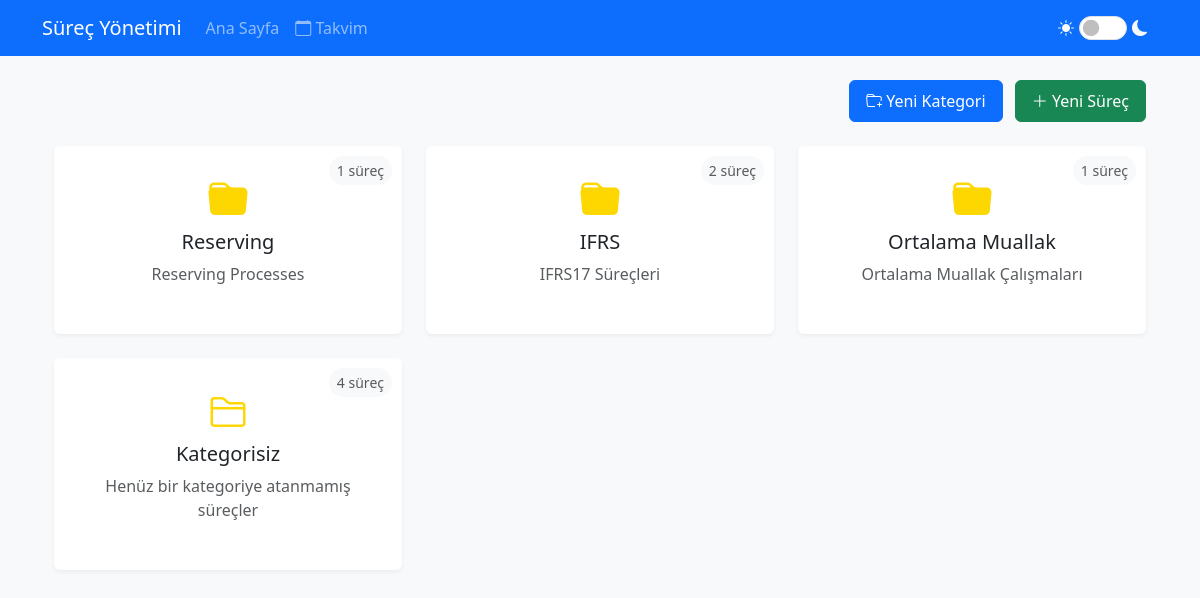
The page / on the database its author committed.
### app.py (models this page shows)
class ProcessCategory(db.Model):
    id = db.Column(db.Integer, primary_key=True)
    name = db.Column(db.String(100), nullable=False)
    description = db.Column(db.Text)
    created_at = db.Column(db.DateTime, default=datetime.now)
    processes = db.relationship('Process', backref='category', lazy=True)

### app.py (the view)
@app.route('/')
def index():
    categories = ProcessCategory.query.all()
    uncategorized_count = Process.query.filter_by(category_id=None).count()
    return render_template('categories.html',
                         categories=categories,
                         uncategorized_count=uncategorized_count)

### app.py (called while the page is built)
@app.before_request
def before_request():
    if not getattr(app, '_got_first_request', False):
        check_process_status()
        app._got_first_request = True

### templates/categories.html (shortened to what this page needs)
{% extends "base.html" %}
{% block content %}
<div class="container mt-4">
    <div class="d-flex justify-content-end mb-4">
        <div>
            <a href="{{ url_for('new_category') }}" class="btn btn-primary me-2">
                <i class="bi bi-folder-plus"></i> Yeni Kategori
            </a>
            <a href="{{ url_for('new_process') }}" class="btn btn-success">
                <i class="bi bi-plus-lg"></i> Yeni Süreç
            </a>
        </div>
    </div>
    <div class="row row-cols-1 row-cols-md-2 row-cols-lg-3 g-4">
        {% for category in categories %}
        <div class="col">
            <a href="{{ url_for('category_years', category_id=category.id) }}" class="text-decoration-none">
                <div class="card category-card">
                    <div class="card-body text-center position-relative">
                        <span class="process-count text-muted">
                            {{ category.processes|length }} süreç
                        </span>
                        <i class="bi bi-folder-fill folder-icon"></i>
                        <h5 class="card-title mb-2">{{ category.name }}</h5>
                        <p class="card-text text-muted">{{ category.description or 'Açıklama yok' }}</p>
                    </div>
                </div>
            </a>
        </div>
        {% endfor %}
        {% if uncategorized_count > 0 %}
        <div class="col">
            <a href="{{ url_for('uncategorized_years') }}" class="text-decoration-none">
                <div class="card category-card">
                    <div class="card-body text-center position-relative">
                        <span class="process-count text-muted">
                            {{ uncategorized_count }} süreç
                        </span>
                        <i class="bi bi-folder2 folder-icon"></i>
                        <h5 class="card-title mb-2">Kategorisiz</h5>
                        <p class="card-text text-muted">Henüz bir kategoriye atanmamış süreçler</p>
                    </div>
                </div>
            </a>
        </div>
        {% endif %}
    </div>
</div>
{% endblock %}

### templates/base.html (shortened to what this page needs)
<!DOCTYPE html>
<html lang="tr">
<head>
    <link href="https://cdn.jsdelivr.net/npm/bootstrap@5.3.0/dist/css/bootstrap.min.css" rel="stylesheet">
    <link href="https://cdn.jsdelivr.net/npm/bootstrap-icons@1.11.3/font/bootstrap-icons.css" rel="stylesheet">
    <link href="https://cdnjs.cloudflare.com/ajax/libs/vis/4.21.0/vis.min.css" rel="stylesheet" type="text/css">
    <link rel="stylesheet" href="{{ url_for('static', filename='css/style.css') }}">
</head>
<body>
    <nav class="navbar navbar-expand-lg navbar-dark bg-primary mb-4">
        <div class="container">
            <a class="navbar-brand" href="{{ url_for('index') }}">Süreç Yönetimi</a>
            <div class="collapse navbar-collapse" id="navbarNav">
                <ul class="navbar-nav me-auto mb-2 mb-lg-0">
                    <li class="nav-item">
                        <a class="nav-link" href="{{ url_for('index') }}">Ana Sayfa</a>
                    </li>
                    <li class="nav-item">
                        <a class="nav-link" href="{{ url_for('process_calendar') }}">
                            <i class="bi bi-calendar"></i> Takvim
                        </a>
                    </li>
                </ul>
                <div class="theme-toggle text-light">
                    <i class="bi bi-sun-fill" id="lightIcon"></i>
                    <div class="form-check form-switch d-inline-block">
                        <input class="form-check-input" type="checkbox" id="themeSwitch">
                    </div>
                    <i class="bi bi-moon-fill" id="darkIcon"></i>
                </div>
            </div>
        </div>
    </nav>
    <div class="container">
        {% block content %}{% endblock %}
    </div>
</body>
</html>

### static/css/style.css (style rules this page uses)
body { background-color: #f8f9fa; }
.card-body { padding: 1.5rem; }
.card { box-shadow: 0 0.125rem 0.25rem rgba(0, 0, 0, 0.075); border: none; margin-bottom: 1.5rem; }
.btn { padding: 0.5rem 1rem; margin: 0; }
.btn i { transition: transform 0.2s ease; }
.form-check.form-switch { margin: 0; padding: 0; }
.form-switch .form-check-input { width: 3em; height: 1.5em; margin: 0; cursor: pointer; }
.card { overflow: visible; }
.card-body { overflow: visible; }

### templates/base.html (style rules this page uses)
.theme-toggle { cursor: pointer; padding: 5px 10px; border-radius: 20px; display: flex; align-items: center; gap: 5px; }
.form-check-input { transition: none !important; }

### templates/categories.html (style rules this page uses)
.category-card { transition: transform 0.2s; border: none; box-shadow: 0 2px 4px rgba(0, 0, 0, 0.05); height: 100%; }
.folder-icon { font-size: 2.5rem; color: #ffd700; margin-bottom: 10px; }
.process-count { position: absolute; top: 10px; right: 10px; background-color: #f8f9fa; padding: 0.25rem 0.5rem; border-radius: 20px; font-size: 0.875rem; }

### rows shown on the page
ProcessCategory: processes|length "1", name "Reserving", description "Reserving Processes"
ProcessCategory: processes|length "2", name "IFRS", description "IFRS17 Süreçleri"
ProcessCategory: processes|length "1", name "Ortalama Muallak", description "Ortalama Muallak Çalışmaları"

### other values the page prints
{{ uncategorized_count }} "4"
